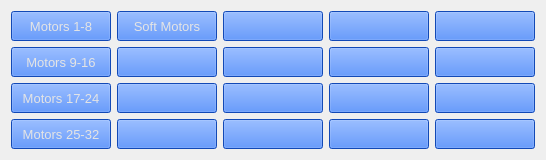
     <widget class="QWidget" name="Motors">
      <attribute name="title">
       <string>Motors</string>
      </attribute>
      <layout class="QGridLayout" name="gridLayout">
       <item row="0" column="0">
        <widget class="PyDMRelatedDisplayButton" name="PyDMRelatedDisplayButton_3">
         <property name="minimumSize">
          <size>
           <width>100</width>
           <height>30</height>
          </size>
         </property>
         <property name="font">
          <font>
           <pointsize>10</pointsize>
          </font>
         </property>
         <property name="toolTip">
          <string/>
         </property>
         <property name="styleSheet">
          <string notr="true">color: rgb(228, 228, 228);
background-color: rgb(25, 102, 255);</string>
         </property>
         <property name="text">
          <string>Motors 1-8</string>
         </property>
         <property name="channel" stdset="0">
          <string/>
         </property>
         <property name="filenames" stdset="0">
          <stringlist>
           <string>../../../control_ui/panels/motors_list_8.ui</string>
          </stringlist>
         </property>
         <property name="showIcon" stdset="0">
          <bool>false</bool>
         </property>
         <property name="macros" stdset="0">
          <stringlist>
           <string>M1=m1,M2=m2,M3=m3,M4=m4,M5=m5,M6=m6,M7=m7,M8=m8</string>
          </stringlist>
         </property>
         <property name="openInNewWindow" stdset="0">
          <bool>true</bool>
         </property>
        </widget>
       </item>
       <item row="0" column="1">
        <widget class="PyDMRelatedDisplayButton" name="PyDMRelatedDisplayButton_10">
         <property name="minimumSize">
          <size>
           <width>100</width>
           <height>30</height>
          </size>
         </property>
         <property name="font">
          <font>
           <pointsize>10</pointsize>
          </font>
         </property>
         <property name="toolTip">
          <string/>
         </property>
         <property name="styleSheet">
          <string notr="true">color: rgb(228, 228, 228);
background-color: rgb(25, 102, 255);</string>
         </property>
         <property name="text">
          <string>Soft Motors</string>
         </property>
         <property name="filenames" stdset="0">
          <stringlist>
           <string>softMotors10.adl</string>
          </stringlist>
         </property>
         <property name="titles" stdset="0">
          <stringlist>
           <string>soft motors 1-10</string>
           <string>other</string>
          </stringlist>
         </property>
         <property name="showIcon" stdset="0">
          <bool>false</bool>
         </property>
         <property name="macros" stdset="0">
          <stringlist>
           <string>SM1=SM1,SM2=SM2,SM3=SM3,SM4=SM4,SM5=SM5,SM6=SM6,SM7=SM7,SM8=SM8,SM9=SM9,SM10=SM10</string>
          </stringlist>
         </property>
         <property name="openInNewWindow" stdset="0">
          <bool>true</bool>
         </property>
        </widget>
       </item>
       <item row="0" column="2">
        <widget class="PyDMRelatedDisplayButton" name="PyDMRelatedDisplayButton_14">
         <property name="minimumSize">
          <size>
           <width>100</width>
           <height>30</height>
          </size>
         </property>
         <property name="font">
          <font>
           <pointsize>10</pointsize>
          </font>
         </property>
         <property name="toolTip">
          <string/>
         </property>
         <property name="styleSheet">
          <string notr="true">color: rgb(228, 228, 228);
background-color: rgb(25, 102, 255);</string>
         </property>
         <property name="showIcon" stdset="0">
          <bool>false</bool>
         </property>
         <property name="openInNewWindow" stdset="0">
          <bool>true</bool>
         </property>
        </widget>
       </item>
       <item row="0" column="3">
        <widget class="PyDMRelatedDisplayButton" name="PyDMRelatedDisplayButton_18">
         <property name="minimumSize">
          <size>
           <width>100</width>
           <height>30</height>
          </size>
         </property>
         <property name="font">
          <font>
           <pointsize>10</pointsize>
          </font>
         </property>
         <property name="toolTip">
          <string/>
         </property>
         <property name="styleSheet">
          <string notr="true">color: rgb(228, 228, 228);
background-color: rgb(25, 102, 255);</string>
         </property>
         <property name="showIcon" stdset="0">
          <bool>false</bool>
         </property>
         <property name="openInNewWindow" stdset="0">
          <bool>true</bool>
         </property>
        </widget>
       </item>
       <item row="0" column="4">
        <widget class="PyDMRelatedDisplayButton" name="PyDMRelatedDisplayButton_21">
         <property name="minimumSize">
          <size>
           <width>100</width>
           <height>30</height>
          </size>
         </property>
         <property name="font">
          <font>
           <pointsize>10</pointsize>
          </font>
         </property>
         <property name="toolTip">
          <string/>
         </property>
         <property name="styleSheet">
          <string notr="true">color: rgb(228, 228, 228);
background-color: rgb(25, 102, 255);</string>
         </property>
         <property name="showIcon" stdset="0">
          <bool>false</bool>
         </property>
         <property name="openInNewWindow" stdset="0">
          <bool>true</bool>
         </property>
        </widget>
       </item>
       <item row="1" column="0">
        <widget class="PyDMRelatedDisplayButton" name="PyDMRelatedDisplayButton_4">
         <property name="minimumSize">
          <size>
           <width>100</width>
           <height>30</height>
          </size>
         </property>
         <property name="font">
          <font>
           <pointsize>10</pointsize>
          </font>
         </property>
         <property name="toolTip">
          <string/>
         </property>
         <property name="styleSheet">
          <string notr="true">color: rgb(228, 228, 228);
background-color: rgb(25, 102, 255);</string>
         </property>
         <property name="text">
          <string>Motors 9-16</string>
         </property>
         <property name="filenames" stdset="0">
          <stringlist>
           <string>../../../control_ui/panels/motors_list_8.ui</string>
          </stringlist>
         </property>
         <property name="showIcon" stdset="0">
          <bool>false</bool>
         </property>
         <property name="macros" stdset="0">
          <stringlist>
           <string>M1=m9,M2=m10,M3=m11,M4=m12,M5=m13,M6=m14,M7=m15,M8=m16</string>
          </stringlist>
         </property>
         <property name="openInNewWindow" stdset="0">
          <bool>true</bool>
         </property>
        </widget>
       </item>
       <item row="1" column="1">
        <widget class="PyDMRelatedDisplayButton" name="PyDMRelatedDisplayButton_7">
         <property name="minimumSize">
          <size>
           <width>100</width>
           <height>30</height>
          </size>
         </property>
         <property name="font">
          <font>
           <pointsize>10</pointsize>
          </font>
         </property>
         <property name="toolTip">
          <string/>
         </property>
         <property name="styleSheet">
          <string notr="true">color: rgb(228, 228, 228);
background-color: rgb(25, 102, 255);</string>
         </property>
         <property name="showIcon" stdset="0">
          <bool>false</bool>
         </property>
         <property name="openInNewWindow" stdset="0">
          <bool>true</bool>
         </property>
        </widget>
       </item>
       <item row="1" column="2">
        <widget class="PyDMRelatedDisplayButton" name="PyDMRelatedDisplayButton_11">
         <property name="minimumSize">
          <size>
           <width>100</width>
           <height>30</height>
          </size>
         </property>
         <property name="font">
          <font>
           <pointsize>10</pointsize>
          </font>
         </property>
         <property name="toolTip">
          <string/>
         </property>
         <property name="styleSheet">
          <string notr="true">color: rgb(228, 228, 228);
background-color: rgb(25, 102, 255);</string>
         </property>
         <property name="showIcon" stdset="0">
          <bool>false</bool>
         </property>
         <property name="openInNewWindow" stdset="0">
          <bool>true</bool>
         </property>
        </widget>
       </item>
       <item row="1" column="3">
        <widget class="PyDMRelatedDisplayButton" name="PyDMRelatedDisplayButton_15">
         <property name="minimumSize">
          <size>
           <width>100</width>
           <height>30</height>
          </size>
         </property>
         <property name="font">
          <font>
           <pointsize>10</pointsize>
          </font>
         </property>
         <property name="toolTip">
          <string/>
         </property>
         <property name="styleSheet">
          <string notr="true">color: rgb(228, 228, 228);
background-color: rgb(25, 102, 255);</string>
         </property>
         <property name="showIcon" stdset="0">
          <bool>false</bool>
         </property>
         <property name="openInNewWindow" stdset="0">
          <bool>true</bool>
         </property>
        </widget>
       </item>
       <item row="1" column="4">
        <widget class="PyDMRelatedDisplayButton" name="PyDMRelatedDisplayButton_20">
         <property name="minimumSize">
          <size>
           <width>100</width>
           <height>30</height>
          </size>
         </property>
         <property name="font">
          <font>
           <pointsize>10</pointsize>
          </font>
         </property>
         <property name="toolTip">
          <string/>
         </property>
         <property name="styleSheet">
          <string notr="true">color: rgb(228, 228, 228);
background-color: rgb(25, 102, 255);</string>
         </property>
         <property name="showIcon" stdset="0">
          <bool>false</bool>
         </property>
         <property name="openInNewWindow" stdset="0">
          <bool>true</bool>
         </property>
        </widget>
       </item>
       <item row="2" column="0">
        <widget class="PyDMRelatedDisplayButton" name="PyDMRelatedDisplayButton_6">
         <property name="minimumSize">
          <size>
           <width>100</width>
           <height>30</height>
          </size>
         </property>
         <property name="font">
          <font>
           <pointsize>10</pointsize>
          </font>
         </property>
         <property name="toolTip">
          <string/>
         </property>
         <property name="styleSheet">
          <string notr="true">color: rgb(228, 228, 228);
background-color: rgb(25, 102, 255);</string>
         </property>
         <property name="text">
          <string>Motors 17-24</string>
         </property>
         <property name="filenames" stdset="0">
          <stringlist>
           <string>../../../control_ui/panels/motors_list_8.ui</string>
          </stringlist>
         </property>
         <property name="showIcon" stdset="0">
          <bool>false</bool>
         </property>
         <property name="macros" stdset="0">
          <stringlist>
           <string>M1=m17,M2=m18,M3=m19,M4=m20,M5=m21,M6=m22,M7=m23,M8=m24</string>
          </stringlist>
         </property>
         <property name="openInNewWindow" stdset="0">
          <bool>true</bool>
         </property>
        </widget>
       </item>
       <item row="2" column="1">
        <widget class="PyDMRelatedDisplayButton" name="PyDMRelatedDisplayButton_9">
         <property name="minimumSize">
          <size>
           <width>100</width>
           <height>30</height>
          </size>
         </property>
         <property name="font">
          <font>
           <pointsize>10</pointsize>
          </font>
         </property>
         <property name="toolTip">
          <string/>
         </property>
         <property name="styleSheet">
          <string notr="true">color: rgb(228, 228, 228);
background-color: rgb(25, 102, 255);</string>
         </property>
         <property name="showIcon" stdset="0">
          <bool>false</bool>
         </property>
         <property name="openInNewWindow" stdset="0">
          <bool>true</bool>
         </property>
        </widget>
       </item>
       <item row="2" column="2">
        <widget class="PyDMRelatedDisplayButton" name="PyDMRelatedDisplayButton_13">
         <property name="minimumSize">
          <size>
           <width>100</width>
           <height>30</height>
          </size>
         </property>
         <property name="font">
          <font>
           <pointsize>10</pointsize>
          </font>
         </property>
         <property name="toolTip">
          <string/>
         </property>
         <property name="styleSheet">
          <string notr="true">color: rgb(228, 228, 228);
background-color: rgb(25, 102, 255);</string>
         </property>
         <property name="showIcon" stdset="0">
          <bool>false</bool>
         </property>
         <property name="openInNewWindow" stdset="0">
          <bool>true</bool>
         </property>
        </widget>
       </item>
       <item row="2" column="3">
        <widget class="PyDMRelatedDisplayButton" name="PyDMRelatedDisplayButton_17">
         <property name="minimumSize">
          <size>
           <width>100</width>
           <height>30</height>
          </size>
         </property>
         <property name="font">
          <font>
           <pointsize>10</pointsize>
          </font>
         </property>
         <property name="toolTip">
          <string/>
         </property>
         <property name="styleSheet">
          <string notr="true">color: rgb(228, 228, 228);
background-color: rgb(25, 102, 255);</string>
         </property>
         <property name="showIcon" stdset="0">
          <bool>false</bool>
         </property>
         <property name="openInNewWindow" stdset="0">
          <bool>true</bool>
         </property>
        </widget>
       </item>
       <item row="2" column="4">
        <widget class="PyDMRelatedDisplayButton" name="PyDMRelatedDisplayButton_19">
         <property name="minimumSize">
          <size>
           <width>100</width>
           <height>30</height>
          </size>
         </property>
         <property name="font">
          <font>
           <pointsize>10</pointsize>
          </font>
         </property>
         <property name="toolTip">
          <string/>
         </property>
         <property name="styleSheet">
          <string notr="true">color: rgb(228, 228, 228);
background-color: rgb(25, 102, 255);</string>
         </property>
         <property name="showIcon" stdset="0">
          <bool>false</bool>
         </property>
         <property name="openInNewWindow" stdset="0">
          <bool>true</bool>
         </property>
        </widget>
       </item>
       <item row="3" column="0">
        <widget class="PyDMRelatedDisplayButton" name="PyDMRelatedDisplayButton_5">
         <property name="minimumSize">
          <size>
           <width>100</width>
           <height>30</height>
          </size>
         </property>
         <property name="font">
          <font>
           <pointsize>10</pointsize>
          </font>
         </property>
         <property name="toolTip">
          <string/>
         </property>
         <property name="styleSheet">
          <string notr="true">color: rgb(228, 228, 228);
background-color: rgb(25, 102, 255);</string>
         </property>
         <property name="text">
          <string>Motors 25-32</string>
         </property>
         <property name="filenames" stdset="0">
          <stringlist>
           <string>../../../control_ui/panels/motors_list_8.ui</string>
          </stringlist>
         </property>
         <property name="showIcon" stdset="0">
          <bool>false</bool>
         </property>
         <property name="macros" stdset="0">
          <stringlist>
           <string>M1=m25,M2=m26,M3=m27,M4=m28,M5=m29,M6=m30,M7=m31,M8=m32</string>
          </stringlist>
         </property>
         <property name="openInNewWindow" stdset="0">
          <bool>true</bool>
         </property>
        </widget>
       </item>
       <item row="3" column="1">
        <widget class="PyDMRelatedDisplayButton" name="PyDMRelatedDisplayButton_8">
         <property name="minimumSize">
          <size>
           <width>100</width>
           <height>30</height>
          </size>
         </property>
         <property name="font">
          <font>
           <pointsize>10</pointsize>
          </font>
         </property>
         <property name="toolTip">
          <string/>
         </property>
         <property name="styleSheet">
          <string notr="true">color: rgb(228, 228, 228);
background-color: rgb(25, 102, 255);</string>
         </property>
         <property name="showIcon" stdset="0">
          <bool>false</bool>
         </property>
         <property name="openInNewWindow" stdset="0">
          <bool>true</bool>
         </property>
        </widget>
       </item>
       <item row="3" column="2">
        <widget class="PyDMRelatedDisplayButton" name="PyDMRelatedDisplayButton_12">
         <property name="minimumSize">
          <size>
           <width>100</width>
           <height>30</height>
          </size>
         </property>
         <property name="font">
          <font>
           <pointsize>10</pointsize>
          </font>
         </property>
         <property name="toolTip">
          <string/>
         </property>
         <property name="styleSheet">
          <string notr="true">color: rgb(228, 228, 228);
background-color: rgb(25, 102, 255);</string>
         </property>
         <property name="showIcon" stdset="0">
          <bool>false</bool>
         </property>
         <property name="openInNewWindow" stdset="0">
          <bool>true</bool>
         </property>
        </widget>
       </item>
       <item row="3" column="3">
        <widget class="PyDMRelatedDisplayButton" name="PyDMRelatedDisplayButton_16">
         <property name="minimumSize">
          <size>
           <width>100</width>
           <height>30</height>
          </size>
         </property>
         <property name="font">
          <font>
           <pointsize>10</pointsize>
          </font>
         </property>
         <property name="toolTip">
          <string/>
         </property>
         <property name="styleSheet">
          <string notr="true">color: rgb(228, 228, 228);
background-color: rgb(25, 102, 255);</string>
         </property>
         <property name="showIcon" stdset="0">
          <bool>false</bool>
         </property>
         <property name="openInNewWindow" stdset="0">
          <bool>true</bool>
         </property>
        </widget>
       </item>
       <item row="3" column="4">
        <widget class="PyDMRelatedDisplayButton" name="PyDMRelatedDisplayButton_22">
         <property name="minimumSize">
          <size>
           <width>100</width>
           <height>30</height>
          </size>
         </property>
         <property name="font">
          <font>
           <pointsize>10</pointsize>
          </font>
         </property>
         <property name="toolTip">
          <string/>
         </property>
         <property name="styleSheet">
          <string notr="true">color: rgb(228, 228, 228);
background-color: rgb(25, 102, 255);</string>
         </property>
         <property name="showIcon" stdset="0">
          <bool>false</bool>
         </property>
         <property name="openInNewWindow" stdset="0">
          <bool>true</bool>
         </property>
        </widget>
       </item>
      </layout>
     </widget>
